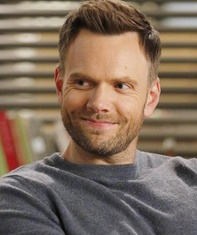
#> input picture src_image/jeff.jpg, 197 x 235 px, shrunk from 744 x 887 before the run
$ python texture_transfer.py -t src_image/jeff.jpg -p src_image/saul.jpg -o out.png
#> lines starting #> are read from the running program, lines starting #| are printed output that depends on the picture
from argparse import ArgumentParser
from PIL import Image
import numpy as np
from scipy import signal
import cv2
from PIL import ImageFilter

#return a luminance_diff.shape[0] array indicate which col is turning point
def graph_cut_vertical(luminance_diff):
    ret_array = np.zeros((luminance_diff.shape[0]))
    dp_val_table = np.zeros(luminance_diff.shape)
    dp_dir_table = np.zeros(luminance_diff.shape)

    for i in range(luminance_diff.shape[1]):
        dp_val_table[0][i] = luminance_diff[0][i]

    #dp find min-cut
    for row in range(1, luminance_diff.shape[0], 1):
        for col in range(luminance_diff.shape[1]):
            val_list = [dp_val_table[row - 1][col]]
            dir_list = [col]
            if(col - 1 >= 0):
                val_list.append(dp_val_table[row - 1][col-1])
                dir_list.append(col - 1)
            if(col + 1 < luminance_diff.shape[1]):
                val_list.append(dp_val_table[row - 1][col+1])
                dir_list.append(col + 1)

            which = np.array(val_list).argmin()
            dp_val_table[row][col] = val_list[which] + luminance_diff[row][col]
            dp_dir_table[row][col] = dir_list[which]

    #print(dp_val_table)
    #print(dp_dir_table)
    last_row = luminance_diff.shape[0] - 1
    which_min = 0
    min_val = dp_val_table[last_row][0]
    for i in range(luminance_diff.shape[1]):
        if(min_val > dp_val_table[last_row][i]):
            which_min = i
            min_val = dp_val_table[last_row][i]

    #backtracking
    next_col = which_min
    for row in range(last_row, -1, -1):
        ret_array[row] = next_col
        next_col = int(dp_dir_table[row][next_col])

    return ret_array

#return a luminance_diff.shape[1] array indicate which row is turning point
def graph_cut_horizontal(luminance_diff):
    ret_array = np.zeros((luminance_diff.shape[1]))
    dp_val_table = np.zeros(luminance_diff.shape)
    dp_dir_table = np.zeros(luminance_diff.shape)

    for i in range(luminance_diff.shape[0]):
        dp_val_table[i][0] = luminance_diff[i][0]

    #dp find min-cut
    for col in range(1, luminance_diff.shape[1], 1):
        for row in range(luminance_diff.shape[0]):
            val_list = [dp_val_table[row][col - 1]]
            dir_list = [row]
            if(row - 1 >= 0):
                val_list.append(dp_val_table[row - 1][col - 1])
                dir_list.append(row - 1)
            if(row + 1 < luminance_diff.shape[0]):
                val_list.append(dp_val_table[row + 1][col - 1])
                dir_list.append(row + 1)

            which = np.array(val_list).argmin()
            dp_val_table[row][col] = val_list[which] + luminance_diff[row][col]
            dp_dir_table[row][col] = dir_list[which]

    #print(dp_val_table)
    #print(dp_dir_table)
    last_col = luminance_diff.shape[1] - 1
    which_min = 0
    min_val = dp_val_table[0][last_col]
    for i in range(luminance_diff.shape[0]):
        if(min_val > dp_val_table[i][last_col]):
            which_min = i
            min_val = dp_val_table[i][last_col]

    #backtracking
    next_row = which_min
    for col in range(last_col, -1, -1):
        ret_array[col] = next_row
        next_row = int(dp_dir_table[next_row][col])

    return ret_array

def quilt_patch_horizontal(patch_left, patch_right, overlap_len):
    patch_left_row, patch_left_col, _ = patch_left.shape
    patch_right_row, patch_right_col, _ = patch_right.shape

    if(patch_left_row != patch_right_row):
        print("patch_left_row need equal to patch_right_row")
        return -1
    if(overlap_len == 0):
        return np.concatenate((patch_left, patch_right), axis = 1)
    if(patch_right_col < overlap_len or patch_left_col < overlap_len):
        print("patch is smaller than overlap_len")
        return -1

    overlap_left = patch_left[0: patch_left_row, patch_left_col - overlap_len : patch_left_col, : ]
    overlap_right = patch_right[0: patch_right_row, 0 : overlap_len, : ]
    luminance_diff = np.square(overlap_left[:,:,0] - overlap_right[:,:,0])
    turning_point = graph_cut_vertical(luminance_diff)

    overlap_area = []
    for row in range(patch_left_row):

        now_row_left_data = patch_left[row : row + 1, patch_left_col - overlap_len: patch_left_col - overlap_len + int(turning_point[row]), :]
        now_row_right_data = patch_right[row : row + 1, int(turning_point[row]): overlap_len, :]
        overlap_area.append(np.concatenate((now_row_left_data, now_row_right_data) ,  axis = 1 ))

    overlap_area = np.concatenate(overlap_area, axis = 0)
    patch_left_remain = patch_left[0: patch_left_row, 0: patch_left_col - overlap_len, :]
    patch_right_remain = patch_right[0: patch_right_row, overlap_len: patch_right_col, :]
    #print(overlap_area.shape)
    #print(patch_left_remain.shape)
    #print(patch_right_remain.shape)
    return np.concatenate((patch_left_remain, overlap_area, patch_right_remain), axis = 1)


def quilt_patch_vertical(patch_top, patch_bottom, overlap_len):
    patch_top_row, patch_top_col, _ = patch_top.shape
    patch_bottom_row, patch_bottom_col, _ = patch_bottom.shape

    if(patch_top_col != patch_bottom_col):
        print("patch_top_col need equal to patch_bottom_col")
        return -1
    if(overlap_len == 0):
        return np.concatenate((patch_top,  patch_bottom), axis = 0)
    if(patch_bottom_row < overlap_len or patch_top_row < overlap_len):
        print("patch is smaller than overlap_len")
        return -1

    overlap_top = patch_top[patch_top_row - overlap_len : patch_top_row, 0 : patch_top_col, : ]
    overlap_bottom = patch_bottom[0 : overlap_len, 0 : patch_bottom_col, : ]
    luminance_diff = np.square(overlap_top[:,:,0] - overlap_bottom[:,:,0])
    turning_point = graph_cut_horizontal(luminance_diff)

    overlap_area = []
    for col in range(patch_top_col):

        now_row_top_data = patch_top[patch_top_row - overlap_len : patch_top_row - overlap_len +  int(turning_point[col]), col : col + 1, : ]
        now_row_bottom_data = patch_bottom[int(turning_point[col]): overlap_len, col : col + 1, : ]
        overlap_area.append(np.concatenate((now_row_top_data, now_row_bottom_data) ,  axis = 0 ))

    overlap_area = np.concatenate(overlap_area, axis = 1)
    patch_top_remain = patch_top[0 : patch_top_row - overlap_len, 0 : patch_top_col, : ]
    patch_bottom_remain = patch_bottom[overlap_len : patch_bottom_row, 0 : patch_bottom_col, : ]
    #print(overlap_area)
    #print(patch_left_remain)
    #print(patch_right_remain)
    return np.concatenate((patch_top_remain, overlap_area, patch_bottom_remain), axis = 0)


def find_similar_block(texture_blur, block_blur, random):
    '''
    block_row, block_col = block_blur.shape
    texture_row, texture_col = texture_blur.shape

    min_val = np.absolute(texture_blur[0: block_row, 0: block_col] - block_blur).sum()
    min_row, min_col = 0, 0

    for row in range(0, texture_row - block_row):
        for col in range(0, texture_col - block_col):
            val = np.absolute(texture_blur[row: row + block_row, col: col + block_col] - block_blur).sum()
            if(min_val > val):
                min_val = val
                min_row, min_col = row, col
    return min_row, min_col
    '''
    res = cv2.matchTemplate(texture_blur.astype(np.float32),block_blur.astype(np.float32),cv2.TM_SQDIFF)
    if(random != 0):
        do_time = (np.random.randint(5))*(res.size)//random
        if(do_time >= res.size):
            do_time = res.size
        ind = np.unravel_index(np.argpartition(res, do_time, axis=None)[do_time], res.shape)
    else:
        ind = np.unravel_index(np.argmin(res,axis=None), res.shape)
    return ind

def texture_transfer(texture_data, target_pic_data, block_size, overlap_len, random):
    texture_luminance_blur = Image.fromarray(texture_data[:,:,0], 'L').filter(ImageFilter.GaussianBlur(radius=3))
    texture_luminance_blur = np.array(texture_luminance_blur)
    target_pic_luminance_blur = Image.fromarray(target_pic_data[:,:,0], 'L').filter(ImageFilter.GaussianBlur(radius=3))
    target_pic_luminance_blur = np.array(target_pic_luminance_blur)


    result_luminance = np.zeros((1, 1))
    result_rgb = np.zeros((1,1,1))
    for row in range(0, target_pic_data.shape[0], block_size - overlap_len):

        now_row_size = target_pic_data.shape[0] - row
        if(now_row_size > block_size):
            now_row_size = block_size
        if(now_row_size <= overlap_len):
            break

        patch_row, patch_col = find_similar_block(texture_luminance_blur, target_pic_luminance_blur[row: row + now_row_size, 0: block_size], random)
        now_row_data = texture_data[patch_row : patch_row + now_row_size, patch_col: patch_col + block_size]
        for col in range(block_size - overlap_len, target_pic_data.shape[1], block_size - overlap_len):
            #print((row, col))
            now_col_size = target_pic_data.shape[1] - col
            if(now_col_size > block_size):
                now_col_size = block_size
            if(now_col_size <= overlap_len):
                break
            patch_row, patch_col = find_similar_block(texture_luminance_blur, target_pic_luminance_blur[row : row + now_row_size, col: col + now_col_size], random)
            now_row_data = quilt_patch_horizontal(now_row_data, texture_data[patch_row: patch_row + now_row_size, patch_col: patch_col + now_col_size], overlap_len)
        if(row == 0):
            result_luminance = now_row_data
        else:
            result_luminance = quilt_patch_vertical(result_luminance, now_row_data, overlap_len)


    return result_luminance


if __name__ == '__main__':
    parser = ArgumentParser()
    parser.add_argument('--text', '-t', type=str, dest="texture_path", required=True, help='path of texture image')
    parser.add_argument('--picture', '-p', type=str, dest="pic_path", required=True, help='path of source image')
    parser.add_argument('--outname', '-o', type=str, dest="outname", required=True, help='name of the output image')
    parser.add_argument('--overlap_len', type=int,default=10, help='the size of the overlap region between the patches')
    parser.add_argument('--patchsize', type=int, default=30, help='size of the patches')
    parser.add_argument('--random', type=int, default=2, help='randomly choose the patch in some similar patches, 0~9.\n\
    This value becomes bigger, then #candicates of patches becomes larger.\n\
    0 is choose the most similar patch. That is #candicates of patches is one.')

    args = parser.parse_args()
    texture = Image.open(args.texture_path)
#> texture is the input picture: PIL image 197x235 RGB; mean R, G, B 128.3, 109.4, 93.7
    texture = np.array(texture.convert('YCbCr'))
#> texture: shape (235, 197, 3)
    target_pic = Image.open(args.pic_path)
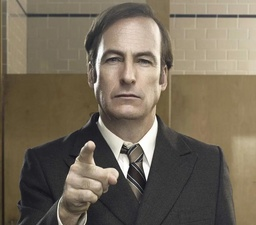
#> input picture src_image/saul.jpg, 256 x 225 px, shrunk from 967 x 851 before the run
#> target_pic is the input picture: PIL image 256x225 RGB; mean R, G, B 117.2, 106.8, 90.6
    target_pic = np.array(target_pic.convert('YCbCr'))
#> target_pic: shape (225, 256, 3)

    if(args.random!=0):
        args.random = (10-args.random)*100


    img_out = texture_transfer(texture, target_pic, args.patchsize, args.overlap_len, args.random)
#> in texture_transfer, `texture_luminance_blur = Image.fromarray(texture_data[:,:,0], 'L').fil..`:
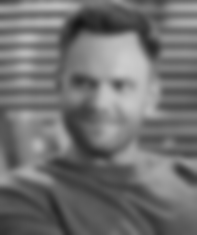
#> texture_luminance_blur: PIL image 197x235 L; min 21, max 204, mean 112.7
#> in texture_transfer, `target_pic_luminance_blur = Image.fromarray(target_pic_data[:,:,0], 'L..`:
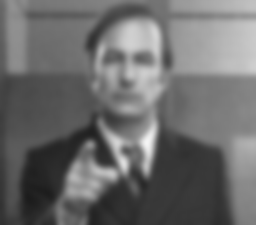
#> target_pic_luminance_blur: PIL image 256x225 L; min 28, max 244, mean 107.6
#> the loop in texture_transfer, `for row in range(0, target_pic_data.shape[0], block_size - overlap_len..` made 12 passes
#> patch_top_row in quilt_patch_vertical on passes 2 to 5: 30, 50, 70, 90
#> pass 1, in find_similar_block, `res = cv2.matchTemplate(texture_blur.astype(np.float32),block_blur.ast..`:
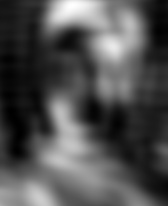
#> res: shape (206, 168) float32; min 220075, max 4419748, mean 1541761.5; drawn with min black and max white
#> pass 1, in find_similar_block (call 2), `res = cv2.matchTemplate(texture_blur.astype(np.float32),block_blur.ast..`:
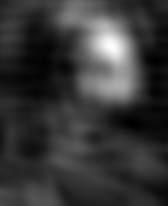
#> res: shape (206, 168) float32; min 95497, max 6033869, mean 1386405.8; drawn with min black and max white
#> pass 1, in quilt_patch_horizontal, `patch_left_remain = patch_left[0: patch_left_row, 0: patch_left_col - ..`:
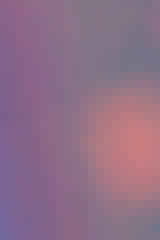
#> patch_left_remain: shape (30, 20, 3) (shown 8 times larger); mean R, G, B 142.6, 110.7, 135.6
    img_out = Image.fromarray(img_out, "YCbCr")
    img_out = img_out.convert("RGB")
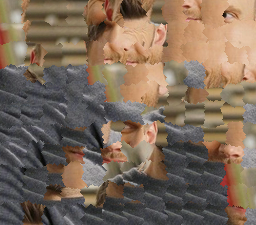
#> img_out: PIL image 256x225 RGB; mean R, G, B 124.6, 106.1, 89.6
    img_out.save(args.outname)
